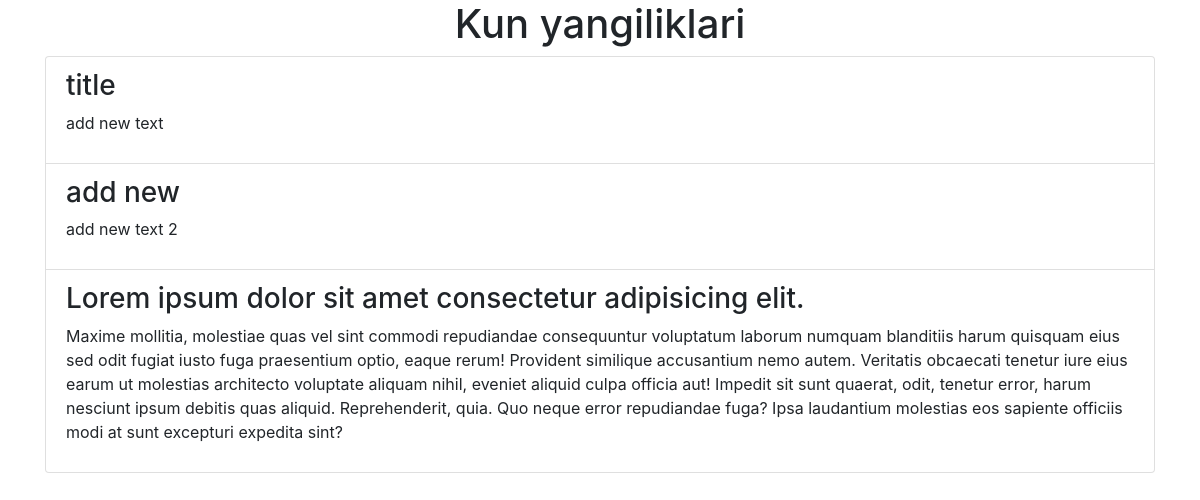
The page / on the database its author committed.
### news/models.py (models this page shows, shortened)
class Post(models.Model):
    title = models.CharField(max_length=150)
    text = models.TextField()

### news/views.py (the view)
# urls.py: path('', HomePageView.as_view(), name = 'home'),
class HomePageView(ListView):
    model = Post
    template_name = 'home.html'

### Templates/home.html (shortened to what this page needs)
<!DOCTYPE html>
<html lang="en">
<head>
    <link rel="stylesheet" href="https://cdn.jsdelivr.net/npm/bootstrap@4.0.0/dist/css/bootstrap.min.css">
</head>
<body>
<div class="container">
<h1 class="text-center">Kun yangiliklari</h1>
<ul class="list-group">
    {% for post in object_list %}
    <li class="list-group-item">
        <h3>{{ post.title }}</h3>
        <p>{{ post.text }}</p>
    </li>
    {% endfor %}
</ul>
</div>
</body>
</html>

### rows shown on the page
Post: title "title", text "add new text"
Post: title "add new", text "add new text 2"
Post: title "Lorem ipsum dolor sit amet consectetur adipisicing elit.", text "Maxime mollitia, molestiae quas vel sint commodi repudiandae consequuntur voluptatum laborum numquam blanditiis harum quisquam eius sed odit fugiat iusto fuga praesentium optio, eaque rerum! Provident similique accusantium nemo autem. Veritatis obcaecati tenetur iure eius earum ut molestias architecto voluptate aliquam nihil, eveniet aliquid culpa officia aut! Impedit sit sunt quaerat, odit, tenetur error, harum nesciunt ipsum debitis quas aliquid. Reprehenderit, quia. Quo neque error repudiandae fuga? Ipsa laudantium molestias eos sapiente officiis modi at sunt excepturi expedita sint?"
